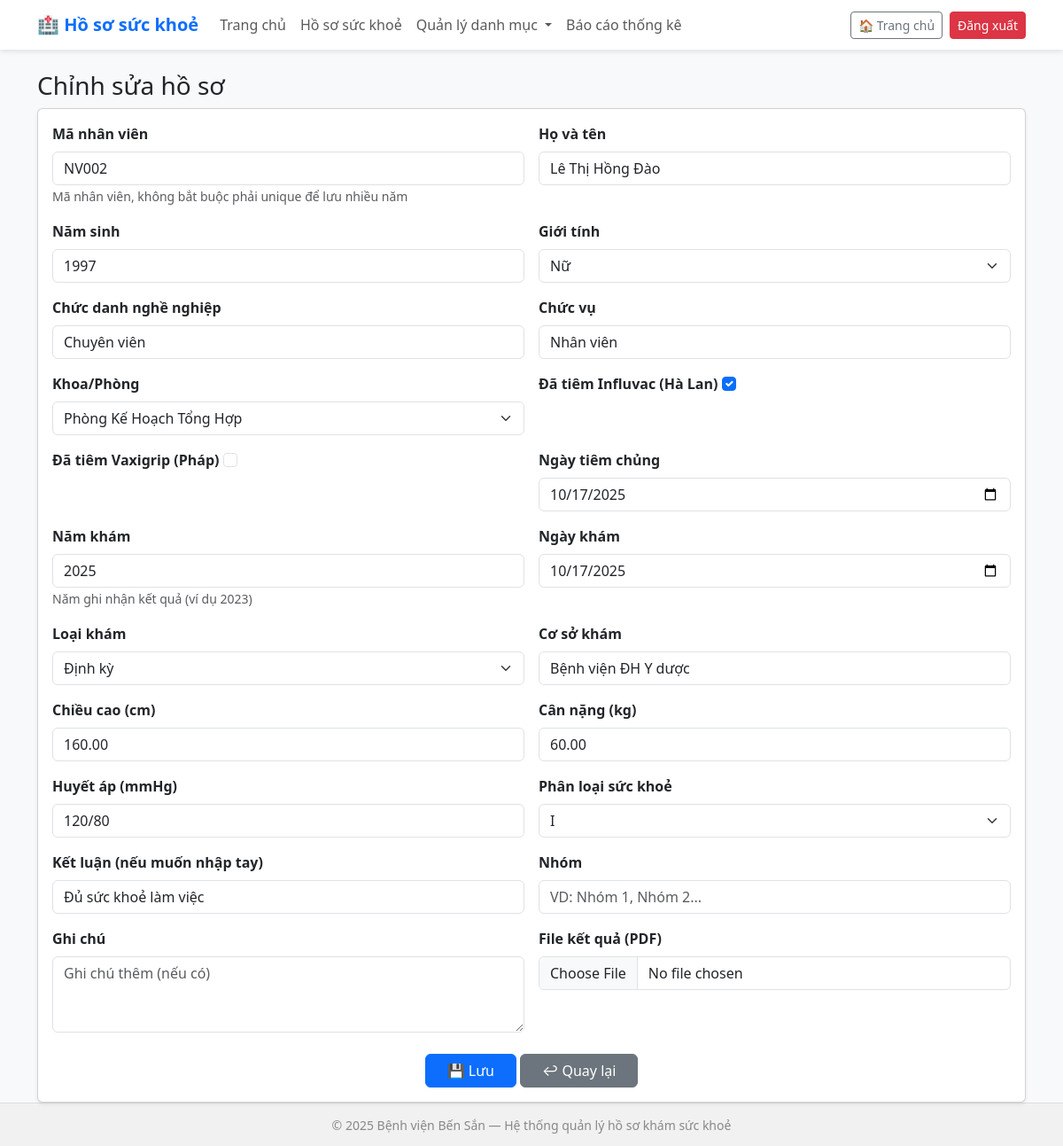
/2/edit/, run on an earlier commit of the app's database.
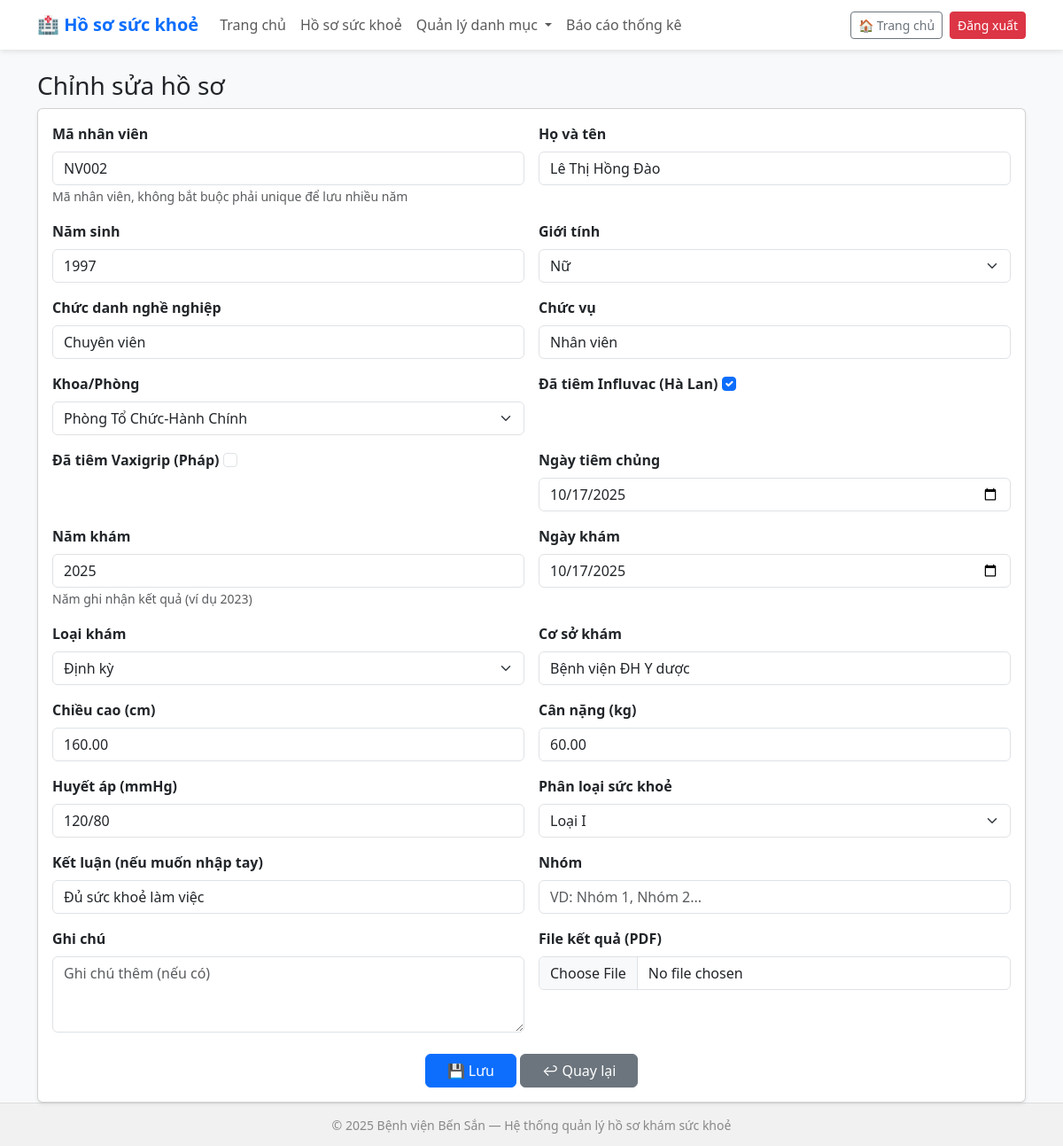
And on a later commit of the database.
### health_records/models.py (models this page shows, shortened)
class HealthRecord(models.Model):
    ma_nv = models.CharField(max_length=50, verbose_name="Mã NV", null=True, blank=True, help_text="Mã nhân viên, không bắt buộc phải unique để lưu nhiều năm")
    full_name = models.CharField(max_length=200, verbose_name="Họ và tên")
    birth_year = models.PositiveIntegerField(blank=True, null=True, verbose_name="Năm sinh")
    GENDER_CHOICES = [('Nam', 'Nam'), ('Nữ', 'Nữ')]
    gender = models.CharField(max_length=10, choices=GENDER_CHOICES, blank=True, null=True, verbose_name="Giới tính")
    job_title = models.CharField(max_length=200, blank=True, null=True, verbose_name="Chức danh nghề nghiệp")
    position = models.CharField(max_length=200, blank=True, null=True, verbose_name="Chức vụ")
    department = models.ForeignKey(Department, on_delete=models.SET_NULL, null=True, blank=True, verbose_name="Khoa/Phòng")
    vaccinated_influvac = models.BooleanField(default=False, verbose_name="Influvac tetra 0.5ml/ Hà Lan")
    vaccinated_vaxigrip = models.BooleanField(default=False, verbose_name="Vaxigrip tetra 0.5ml/ Pháp")
    vaccination_date = models.DateField(blank=True, null=True, verbose_name="Ngày tiêm")
    year = models.PositiveIntegerField(verbose_name="Năm khám", help_text="Năm ghi nhận kết quả (ví dụ 2023)")
    exam_date = models.DateField(blank=True, null=True, verbose_name="Ngày khám")
    exam_type = models.ForeignKey(ExamType, on_delete=models.SET_NULL, null=True, blank=True, verbose_name="Loại khám")
    clinic_name = models.CharField(max_length=255, blank=True, null=True, verbose_name="Cơ sở khám")
    height_cm = models.DecimalField("Chiều cao (cm)", max_digits=6, decimal_places=2, blank=True, null=True)
    weight_kg = models.DecimalField("Cân nặng (kg)", max_digits=6, decimal_places=2, blank=True, null=True)
    blood_pressure = models.CharField("Huyết áp (mmHg)", max_length=50, blank=True, null=True)
    health_classification = models.ForeignKey(HealthClassification, on_delete=models.SET_NULL, null=True, blank=True, verbose_name="Phân loại sức khỏe")
    conclusion_text = models.CharField(max_length=255, blank=True, null=True, verbose_name="Kết luận (ghi tay, nếu có)")
    result_file = models.FileField(upload_to="health_results/", blank=True, null=True, verbose_name="File kết quả (PDF)")
    group = models.CharField(max_length=50, blank=True, null=True, verbose_name="Nhóm")
    note = models.TextField(blank=True, null=True, verbose_name="Ghi chú")
    created_at = models.DateTimeField(auto_now_add=True, verbose_name="Tạo lúc")
    updated_at = models.DateTimeField(auto_now=True, verbose_name="Cập nhật lúc")
    class Meta:
        verbose_name = "Hồ sơ khám sức khoẻ"
        verbose_name_plural = "Hồ sơ khám sức khoẻ"
        ordering = ['-year', 'full_name']

### health_records/views.py (the view)
# urls.py: path('<int:pk>/edit/', views.healthrecord_edit, name='healthrecord_edit'),
def healthrecord_edit(request, pk):
    record = get_object_or_404(HealthRecord, pk=pk)
    if request.method == 'POST':
        form = HealthRecordForm(request.POST, request.FILES, instance=record)
        if form.is_valid():
            form.save()
            messages.success(request, "Cập nhật hồ sơ thành công.")
            return redirect('healthrecord_list')
    else:
        form = HealthRecordForm(instance=record)
    return render(request, 'health_records/healthrecord_form.html', {'form': form, 'title': 'Chỉnh sửa hồ sơ'})

### health_records/models.py (called while the page is built)
    def __str__(self):
        return self.name

    def __str__(self):
        return self.name

    def __str__(self):
        return self.name

### health_records/templates/health_records/healthrecord_form.html (shortened to what this page needs)
{% extends 'health_records/base.html' %}
{% block content %}
<h3>{{ title }}</h3>
<div class="card shadow-sm">
  <div class="card-body">
    <form method="post" enctype="multipart/form-data" class="needs-validation">
      <div class="row g-3">
        {% for field in form %}
        <div class="col-md-6">
          <label class="form-label fw-semibold">{{ field.label }}</label>
          {{ field }}
          {% if field.help_text %}
            <small class="form-text text-muted">{{ field.help_text }}</small>
          {% endif %}
        </div>
        {% endfor %}
      </div>
      <div class="mt-4 text-center">
        <button type="submit" class="btn btn-primary px-4">💾 Lưu</button>
        <a href="{% url 'healthrecord_list' %}" class="btn btn-secondary px-4">↩ Quay lại</a>
      </div>
    </form>
  </div>
</div>
{% endblock %}

What changed in the data, as far as the page shows it:
changed HealthRecord "NV002": department "Phòng Kế Hoạch Tổng Hợp" → "Phòng Tổ Chức-Hành Chính"; health_classification "I" → "Loại I"
